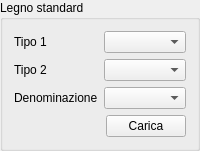
        <widget class="QGroupBox" name="standardGBox">
         <property name="title">
          <string>Legno standard</string>
         </property>
         <layout class="QGridLayout" name="gridLayout_6">
          <item row="0" column="0">
           <widget class="QLabel" name="type1FilterStandardCBLabel">
            <property name="text">
             <string>Tipo 1</string>
            </property>
           </widget>
          </item>
          <item row="0" column="1">
           <widget class="QComboBox" name="type1FilterStandardComboBox"/>
          </item>
          <item row="1" column="0">
           <widget class="QLabel" name="type2FilterStandardCBLabel">
            <property name="text">
             <string>Tipo 2</string>
            </property>
           </widget>
          </item>
          <item row="1" column="1">
           <widget class="QComboBox" name="type2FilterStandardComboBox"/>
          </item>
          <item row="2" column="0">
           <widget class="QLabel" name="woodNameStandardCBLabel">
            <property name="text">
             <string>Denominazione</string>
            </property>
           </widget>
          </item>
          <item row="2" column="1">
           <widget class="QComboBox" name="woodNameStandardComboBox"/>
          </item>
          <item row="3" column="0" colspan="2">
           <layout class="QHBoxLayout" name="loadStandarPButtonLayout">
            <item>
             <spacer name="loadStandarPButtonSpacer">
              <property name="orientation">
               <enum>Qt::Horizontal</enum>
              </property>
              <property name="sizeHint" stdset="0">
               <size>
                <width>40</width>
                <height>20</height>
               </size>
              </property>
             </spacer>
            </item>
            <item>
             <widget class="QPushButton" name="loadStandardPButton">
              <property name="text">
               <string>Carica</string>
              </property>
             </widget>
            </item>
           </layout>
          </item>
         </layout>
        </widget>
